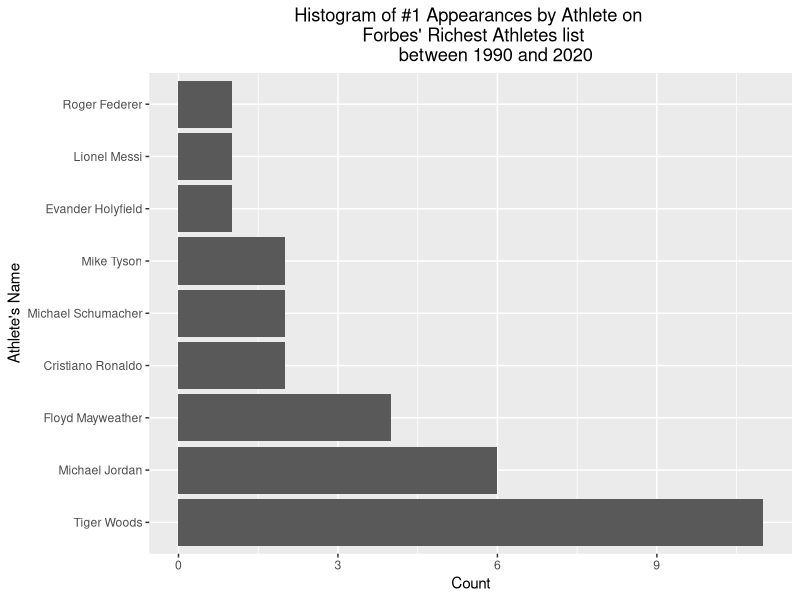
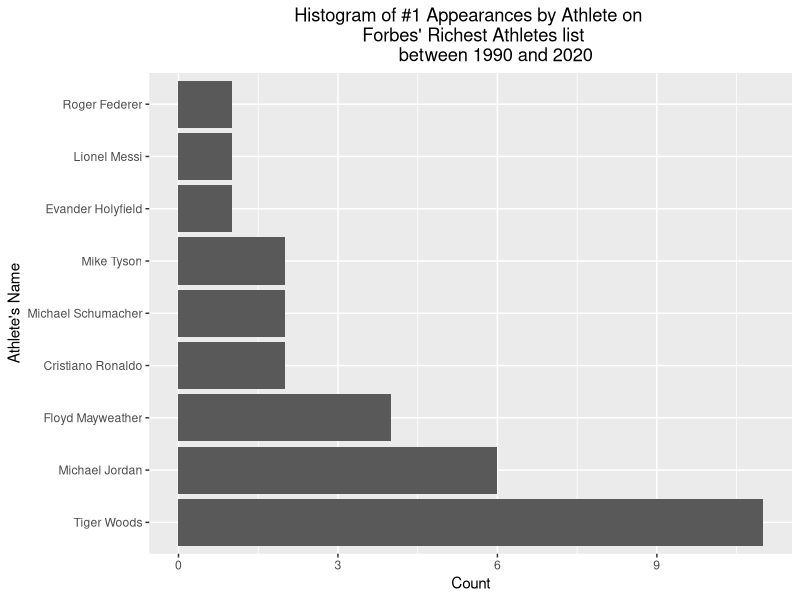

These charts were generated, in order, by the following R code:
library(tidyverse)
library(readr)

Number1_RichestAthlete <- read_csv("derived_data/Number1_RichestAthlete.csv")
Number1_Name <- read_csv("derived_data/Number1_Name.csv")

ggplot(data = Number1_RichestAthlete, aes(x = factor(Name, levels = Number1_Name$Name))) +
  geom_histogram(stat = "count") +
  coord_flip() +
  xlab("Athlete's Name") +
  ylab("Count") +
  ggtitle("Histogram of #1 Appearances by Athlete on \n Forbes' Richest Athletes list
          between 1990 and 2020") +
  theme(plot.title = element_text(hjust = 0.5))

ggsave("Histogram1204.png", path = "/home/rstudio/work/figures", 
       width = 5, height = 3, )
